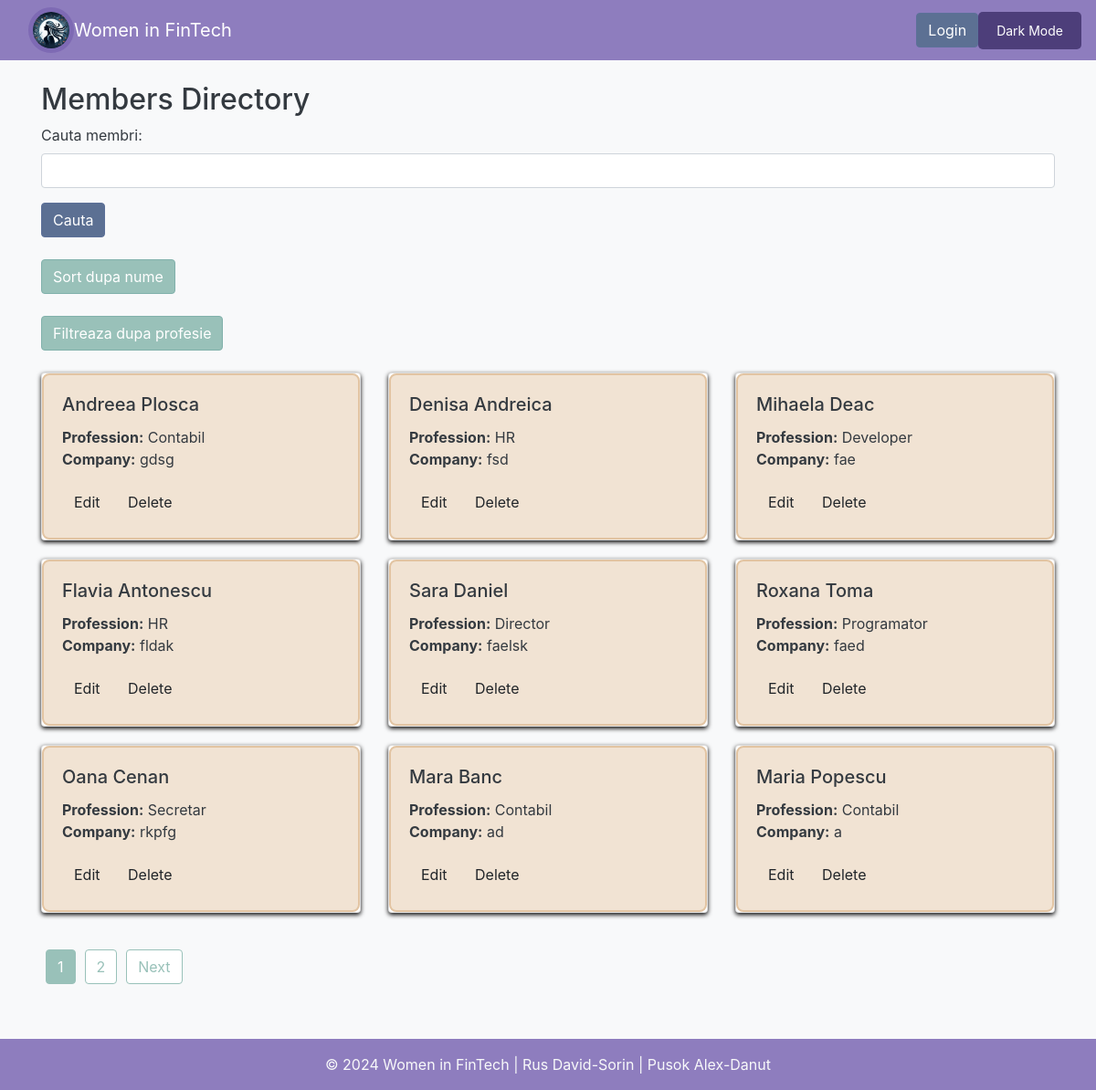
The app's page /members.php, older data.
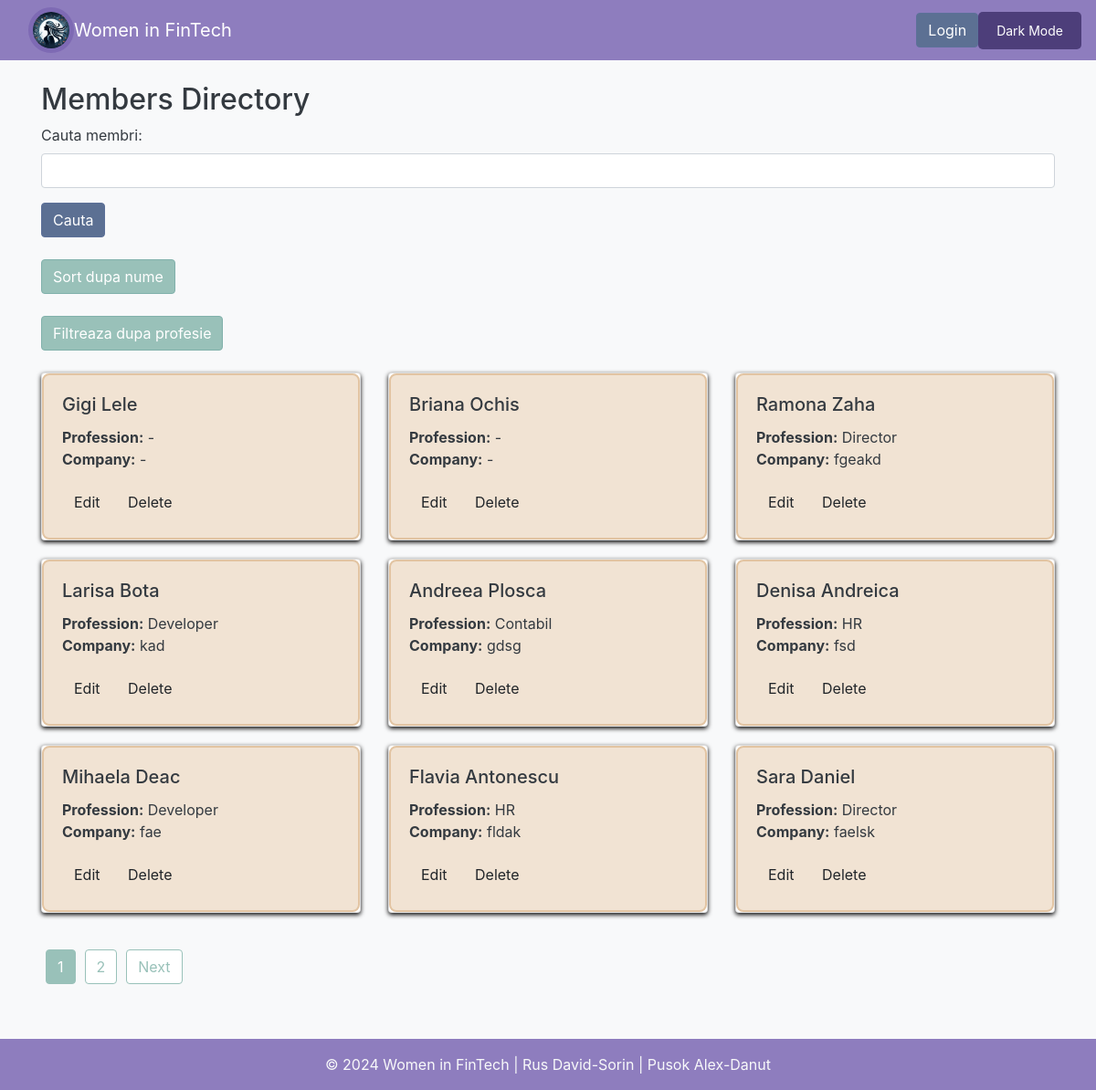
The same page, newer data.
### tables this page shows
CREATE TABLE `members` (
  `id` int(11) NOT NULL,
  `first_name` varchar(50) NOT NULL,
  `last_name` varchar(50) NOT NULL,
  `email` varchar(100) NOT NULL,
  `profession` varchar(100) DEFAULT '-',
  `company` varchar(100) DEFAULT '-',
  `expertise` text DEFAULT NULL,
  `linkedin_profile` varchar(255) DEFAULT NULL,
  `pfp` varchar(500) NOT NULL DEFAULT 'resources/default_profile_pic.jpg',
  `status` enum('admin','member','mentor') DEFAULT 'member',
  `created_at` timestamp NOT NULL DEFAULT current_timestamp(),
  `password` varchar(200) NOT NULL DEFAULT 'parola'
);

### members.php (the view, shortened to what this page needs)
<?php
include_once "includes/header.php";
$database = new Database();
$db = $database->getConnection();
$page = isset($_GET['page']) ? (int)$_GET['page'] : 1;
$page = max($page, 1);
$members_per_page = 9;
$offset = ($page - 1) * $members_per_page;
$searchQuery = isset($_POST['searchQuery']) ? $_POST['searchQuery'] : '';
?>
    <h2>Members Directory</h2>
    <form method="post" action="">
        <div class="form-group">
            <label for="searchQuery">Cauta membri:</label>
            <input type="text" name="searchQuery" id="searchQuery" class="form-control" value="<?php echo htmlspecialchars($searchQuery); ?>">
        </div>
        <button type="submit" class="btn btn-success">Cauta</button>
    </form>
    <br/>
    <form id="sortForm" method="post">
        <button type="submit" id="sortbutton" class="btn btn-primary" onclick="schimbaModSortare()"><?php echo isset($_POST['sortMode']) && $_POST['sortMode'] === 'sortcreare' ? 'Sort dupa creare' : 'Sort dupa nume'; ?></button>
    </form>
    <br/>
    <button class="btn btn-primary" onclick="toggleFilterSection()">Filtreaza dupa profesie</button>
    <br/>
    <br/>
<?php
$query = "SELECT * FROM members WHERE NOT (first_name = 'admin' AND last_name = 'admin')";
if (isset($_POST['sortMode']) && $_POST['sortMode'] === 'sortcreare') {
    $query .= " ORDER BY last_name, first_name";
}else if(isset($_POST['sortMode']) && $_POST['sortMode'] === 'sortnume') {
    $query .= " ORDER BY created_at";
} else {
    $query .= " ORDER BY created_at DESC";
}
$query .= " LIMIT :limit OFFSET :offset";
$stmt = $db->prepare($query);
$stmt->bindValue(':limit', $members_per_page, PDO::PARAM_INT);
$stmt->bindValue(':offset', $offset, PDO::PARAM_INT);
$stmt->execute();
$total_querry = 'SELECT COUNT(*) as total FROM members';
$total_stmt = $db->prepare($total_querry);
$total_stmt->execute();
$total_rows = $total_stmt->fetch(PDO::FETCH_ASSOC);
$total_members = $total_rows['total'];
$total_pages = ceil($total_members / $members_per_page);
?>
    <div class="row">
        <?php if ($stmt->rowCount() > 0): ?>
            <?php while ($row = $stmt->fetch(PDO::FETCH_ASSOC)): ?>
                <div class="col-md-4">
                    <div class="card member-card">
                        <div class="card-body">
                            <h5 class="card-title"><?php echo htmlspecialchars($row['first_name'] . ' ' . $row['last_name']); ?></h5>
                            <p class="card-text">
                                <strong>Profession:</strong> <?php echo htmlspecialchars($row['profession']); ?><br>
                                <strong>Company:</strong> <?php echo htmlspecialchars($row['company']); ?>
                            </p>
                            <a href="edit_member.php?id=<?php echo $row['id']; ?>" class="btn btnprimary">Edit</a>
                            <a href="delete_member.php?id=<?php echo $row['id']; ?>" class="btn btndanger" onclick="return confirm('Are you sure?')">Delete</a>
                        </div>
                    </div>
                </div>
            <?php endwhile; ?>
        <?php else: ?>
            <div class="col-12">
                <p class="text-center">No data found matching your criteria.</p>
            </div>
        <?php endif; ?>
    </div>
    <nav aria-label="Page navigation" class="pagination-container">
        <ul class="pagination">
            <?php for ($i = 1; $i <= $total_pages; $i++): ?>
                <li class="page-item <?php echo $i == $page ? 'active' : ''; ?>">
                    <a class="page-link" href="?page=<?php echo $i; ?>"><?php echo $i; ?></a>
                </li>
            <?php endfor; ?>
            <?php if ($page < $total_pages): ?>
                <li class="page-item">
                    <a class="page-link" href="?page=<?php echo $page + 1; ?>">Next</a>
                </li>
            <?php endif; ?>
        </ul>
    </nav>
<?php
include_once "includes/footer.php";
?>

Row changes from the older to the newer data that the page shows:
no longer on this page (row edited): members: first_name+last_name "Roxana Toma", profession "Programator", company "faed"
no longer on this page (row edited): members: first_name+last_name "Oana Cenan", profession "Secretar", company "rkpfg"
no longer on this page (row edited): members: first_name+last_name "Mara Banc", profession "Contabil", company "ad"
no longer on this page (row edited): members: first_name+last_name "Maria Popescu", profession "Contabil", company "a"
added members: first_name+last_name "Gigi Lele", profession "-", company "-"
added members: first_name+last_name "Briana Ochis", profession "-", company "-"
added members: first_name+last_name "Ramona Zaha", profession "Director", company "fgeakd"
added members: first_name+last_name "Larisa Bota", profession "Developer", company "kad"
